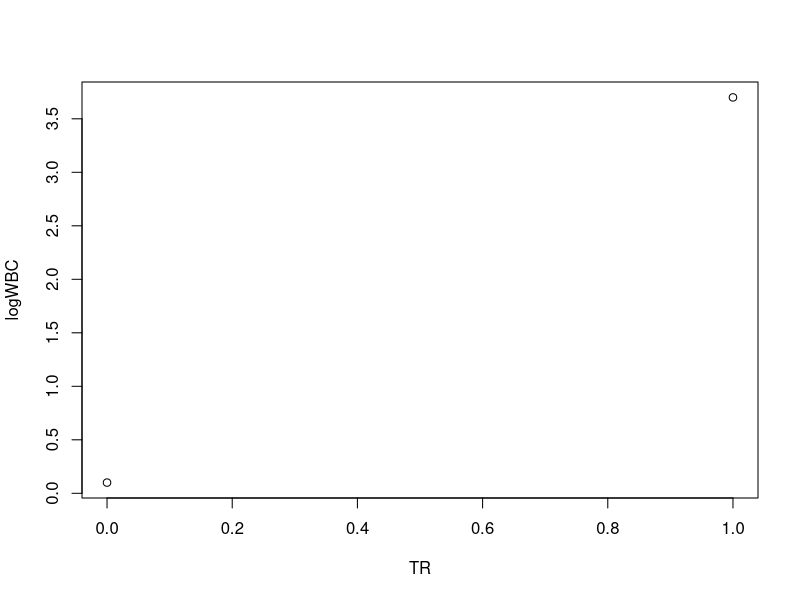

This figure's R source: (Note: this script raises an error after producing the figure.)
# Create a dummy data set
Remission <- data.frame(TR = c(0, 1), logWBC = c(0.1, 3.7))

# Create a dummy "pure or mixed (or neither)" matrix
Remission.poms <- matrix(
  c("neither", "neither", "mixed", "neither"), nrow = 2
  )

# The covariates of the data set
Remission.X <- Remission[c("TR", "logWBC")]

# Augment the covariates of the data set
Remission.Z <- cbind("1" = 1, Remission.X)
Remission.Zmatrix <- as.matrix(Remission.Z)

# Count the number of plus and minus penalty functions
# corresponding to each data point, as per Kretowska 2017
phipmcount = function(Zmatrix, vorient, pommatrix){
  
  Zv <- Zmatrix %*% vorient
  
  N <- nrow(Zmatrix)
  
  phip <- rep(0, N)
  phim <- rep(0, N)
  
  for (i in 1:(N-1)) {
    for (j in (i+1):N) {
      
      if (pommatrix[i, j] == "pure") {
        
        # if we EXPECT both zi and zj on +ve side of vorient:
        if (Zv[i] + Zv[j] > 0) {
          phip[i] = phip[i] + 1
          phip[j] = phip[j] + 1
        # otherwise:
        } else {
          phim[i] = phim[i] + 1
          phim[j] = phim[j] + 1
        }
        
      } else if (pommatrix[i, j] == "mixed") {
        
        # if we EXPECT zi on +ve side of vorient
        # while zj on -ve side of vorient:
        if (Zv[i] - Zv[j] > 0) {
          phip[i] = phip[i] + 1
          phim[j] = phim[j] + 1
        # otherwise:
        } else {
          phim[i] = phim[i] + 1
          phip[j] = phip[j] + 1
        }
        
      }
      
    }
  }
  
  return(cbind(phipcount = phip, phimcount = phim))
}

# Test phipmcount(...)
Remission.phipm <- phipmcount(Remission.Zmatrix,
                              c(-mean(Remission$logWBC), 0, 1),
                              Remission.poms)

# Linear Programming Library
if (!require("lpSolve")) {
  install.packages("lpSolve")
}
library(lpSolve)

# Set up linear program

N <- nrow(Remission.Z)
Dp1 <- ncol(Remission.Z)

# Coefficients of objective
objcoeffs <- c(rep(0, 2*Dp1), rep(1, 2*N))

I2N <- diag(1, 2*N)

pZmZ <- rbind( Remission.phipm[,"phipcount"] * Remission.Zmatrix,
              -Remission.phipm[,"phimcount"] * Remission.Zmatrix)

O2NDp1 <- matrix(0, 2*N, Dp1)

# Constraint matrix
constmat <- cbind(pZmZ, -pZmZ, I2N)

# Constraint RHS
delta <- 0.1
constrhs <- c(delta * Remission.phipm[,"phipcount"],
              delta * Remission.phipm[,"phimcount"])

lpsoln <- lp(direction = "min",
             objective.in = objcoeffs,
             const.mat = constmat,
             const.dir = ">=",
             const.rhs = constrhs)

v <- lpsoln$solution[1 : Dp1] -  lpsoln$solution[(Dp1+1) : (2*Dp1)]

plot(logWBC ~ TR, data = Remission)
abline(a = -v[1]/v[3], b = -v[2]/v[3])

v.planeeqn <- paste(
  paste(v, names(Remission.Z), sep = " * ", collapse = "    +    "),
  "    =    0"
)
